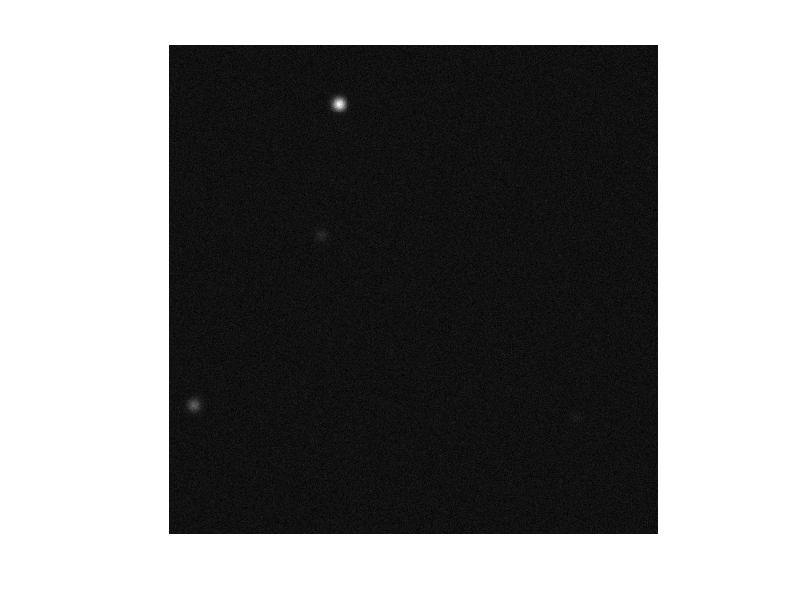

This chart was generated by the following MATLAB code: (Note: this script raises an error after producing the figure.)
% asen6084_hw2v2
close all; clc; clear all;
rng(20220902)
%% Inputs
% 5 objects with photometric SNR
SNR = [ 3 10 30 100 300 ]';
nObjs = numel(SNR);
% Pixel dimensions
mxi_pxl = 500;
mxj_pxl = 500;

m = mxi_pxl * mxj_pxl;
      
% focal distance, aperture diameter, pixel variance, pixel pitch, wavelength 
f_m = 4;
D_m = 0.5;
sig_pxl = 10;
p_m = 1.5E-6;
lam_m = 500E-9;

%% 1. Create Image

% $\sigma_{\theta} - assume 6 sigma theta here assumed here
sixSigTheta_rd = asin(1.22*lam_m*f_m/D_m);

% IFOV
IFOV_rd = 2*atan(p_m/(2*f_m));

% Pixel space theta
sigPsfPixel_pxl = sixSigTheta_rd / (6*IFOV_rd);

% Tracking window params
nSigMult = 10; %<---------ADHOC, prof recommended 6 (good), 10 seems good 12, 15?
               % Note: this will change the repeatable "random" locations
               % because we feed the random number generation different
               % counts
mxiTW_pxl = 2*floor((nSigMult*sigPsfPixel_pxl)/2)+1;
mxjTW_pxl = 2*floor((nSigMult*sigPsfPixel_pxl)/2)+1;
mTW = mxjTW_pxl * mxiTW_pxl;

% Get Number of counts for each object
S = SNR .* sqrt(mTW) .* sig_pxl; % <--- tracking window mTW


% Poisson ratio, given by professor
lambda_poisson = sig_pxl^2;

% Create an image with no noise
IM_noBNoise = zeros(mxj_pxl,mxi_pxl);

% Creat an image background with poisson distribution
%  I_{b}
IM_BNoise   = poissrnd(lambda_poisson,mxi_pxl,mxj_pxl);
imshow(mat2gray(IM_BNoise));

% Image with objs and noise initialization
IM_BNoise_Objs = IM_BNoise; % start here

% Setup data retention for each object's own image
IM_Obj_i = repmat(IM_noBNoise,1,1,nObjs);

% RGB is the synthetic image with markers
RGB = IM_noBNoise;

% The random center coordinates [ x_c,  y_c ]
osi_pxl = zeros(nObjs,2);

% Loop through objects and super position objects
for iObj = 1 : nObjs 
   
   
   % Object origin randomized
   osi_pxl(iObj,:) = [randi(mxi_pxl),randi(mxj_pxl)]; 

   % This object's count
   nCounts = S(iObj);

   % Create the object origin based on the counts i.e. counts= rows
   Osi_pxl = repmat(osi_pxl(iObj,:),nCounts,1);
   
   % Initialize the the objects XY coordinates based on the counts (rows)
   % % REF: a + (b-a)*sig, normal dist between a and b
   XYs1_bar = round(repmat(-sigPsfPixel_pxl,nCounts,2) + ...
      (sigPsfPixel_pxl*2) .* randn(nCounts,2) + Osi_pxl);

   % Loop through the counts and increment 
   for iCount = 1 : nCounts
      % Check if the XYcoord is bound by 500x500 image and positive
      if all([XYs1_bar(iCount,1),XYs1_bar(iCount,2)]>0) && ...
            XYs1_bar(iCount,1)<=mxi_pxl && XYs1_bar(iCount,2)<=mxj_pxl
         % Increment the value of the xy indecies (intensity)
         IM_Obj_i(XYs1_bar(iCount,1),XYs1_bar(iCount,2),iObj) = ...
            IM_Obj_i(XYs1_bar(iCount,1),XYs1_bar(iCount,2),iObj) + 1;
      end
   end

   % Super position images together
   IM_BNoise_Objs = IM_Obj_i(:,:,iObj) + IM_BNoise_Objs;

   % Plot
   %imshow(mat2gray(IM_BNoise_Objs));
   %hold;
   %pause(2.5)
end
% hold off;

% Show the syntheic image
imshow(mat2gray(IM_BNoise_Objs));
h = gca;
h.Visible = 'on';

IM_true = mat2gray(IM_BNoise_Objs);
figure("Name","True Synthetic Image");

OsXY = [osi_pxl(:,2),osi_pxl(:,1)]; % Its a bit funky here but this lines up
RGB = insertMarker(IM_true,OsXY,"plus","Size",12,"Color","magenta");
% hax =  axes('BoxStyle','full');
% ax1 = axes('Position',[0.1 0.1 .6 .6],'Box','on');
% ax2 = axes('Position',[.35 .35 .6 .6],'Box','on');
imshow(RGB)
% imshowpair(IM_true,mat2gray(RGB),'montage');
h = gca;
h.Visible = 'on';
% xticks([0:100:1000]);
% lab = split(num2str([0:100:500,100:100:500]))
% xticklabels(lab);

%% 2. Thresholding & Clustering

% Build Image mask
I_m = nan(size(IM_BNoise_Objs));
nmult = 6;
[ixb, iyb] =find( IM_BNoise_Objs <= (nmult * sig_pxl)  );
I_m(ixb,iyb) = IM_BNoise_Objs(ixb,iyb);
Bhat = median(I_m,"all","omitnan"); % This is the same as lambda
% Bhat = median(IM_true,"all","omitnan"); % This is the same as lambda

% Estimate backgound
% IB_hat = imboxfilt(IM_true,11);
kern_func = @(A) median(A,"all");
% kern_func = @(A) norm(A,1);
% kern_func = @(A) norm(A,2);
% kern_func = @(A) norm(A,"inf");

% Here we would start to iterate over the size of the window? 
nSigMult = 60; %10; % 60
% for nSigMult = 1 : 2 : 10 % This searching which multiplier for the
% tracking window would be good, dont forget the end

mxiTW_pxl = 2*floor((nSigMult*sigPsfPixel_pxl)/2)+1;
mxjTW_pxl = 2*floor((nSigMult*sigPsfPixel_pxl)/2)+1;
mTW = mxjTW_pxl * mxiTW_pxl;

% Subtract the background

% Calculate local mean
% IB_hat = nlfilter(IM_true,[mxiTW_pxl mxjTW_pxl],kern_func);
% IB_hat = mat2gray(IM_BNoise_Objs - kern_func(IM_BNoise_Objs));% - 100);
% IB_hat = IM_BNoise_Objs - Bhat;
IB_hat = IM_BNoise_Objs - Bhat;
IB_hat =  IB_hat + min(IB_hat,[],'all');
idxBhatLtZ = find(IB_hat<0);
IB_hat(idxBhatLtZ) = zeros(size(idxBhatLtZ));

figure("Name","Background Subtracted Image"); imshow(mat2gray(IB_hat))
h = gca;
h.Visible = 'on';
% Plots
figure("Name","True Image next to Background Subtracted Image")
imshowpair(mat2gray(RGB),IB_hat,'montage')
h = gca;
h.Visible = 'on';

% IB_hat = mat2gray(IB_hat);
stdPxlS = floor(std(IB_hat(1:mxiTW_pxl,1:mxjTW_pxl),[],"all"));
% stdPxlS = floor(std(IB_hat,[],"all"));
% avgPxlS = mean(IB_hat,"all");
avgPxlS = mean(IB_hat(1:mxiTW_pxl,1:mxjTW_pxl),"all");
% medPxlS = median(IB_hat,"all");
medPxlS = median(IB_hat(1:mxiTW_pxl,1:mxjTW_pxl),"all");
% IBm = im2bw(IB_hat,1-4.89*stdPxlS);
% idxIBm = im2bw(IB_hat,avgPxlS+4.59*stdPxlS);

%--------------
% Thresholding here
%--------------
% idxIBm = im2bw(mat2gray(IB_hat),1);
% idxIBm = im2bw(IB_hat,avgPxlS);
% idxIBm = find(IB_hat>=(stdPxlS));
idxIBm = find(IB_hat>=(avgPxlS));
% idxIBm = find(IB_hat>=(medPxlS));
% idxIBm = find(IB_hat>0);
% idxIBm = find(IB_hat>= 4*sig_pxl)'


% IB_hat = IM_true;
IB_hat(idxIBm) = ones(size(IB_hat(idxIBm)));
IB_hat(~idxIBm) = zeros(size(IB_hat(~idxIBm)));
figure("Name","Image Threshold Image"); imshow(IB_hat)
h = gca;
h.Visible = 'on';

% sig_n = floor(std(double(IB_hat),0,"all"));
% idxThresh = IB_hat >= (sig_n/3);
% IB_hat(idxThresh) = uint8(0); 

% Plots
figure("Name","True Image next to Threshold Image")
imshowpair(mat2gray(RGB),IB_hat,'montage')
h = gca;
h.Visible = 'on';
xticks(0:100:1000);
lab = split(num2str([0:100:500,100:100:500]));
xticklabels(lab);
title('Truth Image vs Threshold')
% figure("Name","Truth Image diff with Threshold")
% imshowpair(mat2gray(RGB),IB_hat,'diff')
% h = gca;
% h.Visible = 'on';
% title('Truth Image diff Threshold')
% figure("Name","Truth Image diff with Threshold")
% imshowpair(mat2gray(RGB),IB_hat,'falsecolor')
% h = gca;
% h.Visible = 'on';
% title('Truth Image falsecolor nlfilter()')

% end % from iterating on nSigMult for the mTW tracking window

%--------------
% Clustering
%--------------
% IB_hat_flat = IB_hat(:);%IB_hat(:);

[xdetc_pxl,ydetc_pxl] = find(IB_hat);

det_coord_pxl = [xdetc_pxl,ydetc_pxl];
disp('Detection coordinates (first few):')
disp(det_coord_pxl(1:5,:))

% [IdxClust, C] = dbscan(det_coord_pxl,6*sigPsfPixel_pxl,80);
[IdxClust, C] = dbscan(det_coord_pxl,6*sigPsfPixel_pxl,3);
CentroidsHat = calc_centroids_from_clusters(ydetc_pxl,xdetc_pxl,IdxClust,IB_hat);
idxTrueMatchClust = [3 4 2 5];
idxTrueMatchClust = [ 4 3 5 2];
for icent = 1 : numel(CentroidsHat(:,1))
   idxT = idxTrueMatchClust(icent);
   thisAbsErrMag = sqrt(sum((osi_pxl(idxT,:) - CentroidsHat(icent,:)).^2));
   fprintf('Object %d & %7.3f & %7.3f & %7.3f & %7.3f & %7.3f \n',...
      idxT,CentroidsHat(icent,:),osi_pxl(idxT,:),thisAbsErrMag)
%    fprintf('Object %d & %7.3f & %7.3f \\\\ \n',icent,CentroidsHat(icent,:));
end
fprintf('Object %d & n/a & n/a & %7.3f & %7.3f & n/a \n',...
      1,osi_pxl(idxT,:))
%%
figure("Name","Clustering Results")
% scatter(xdetc_pxl,ydetc_pxl,'.k','DisplayName','All Detections');
hold on;
detfig = gscatter(ydetc_pxl,xdetc_pxl,IdxClust);
detfig(1).Color='k';
% detfig(2).Color=[0 1 0];
% detfig(3).Color=[0;139;69]./norm([0;139;69]);%[178;58;238]./norm([178;58;238]);
% detfig(4).Color=[154;205;50]./norm([154;205;50]);%
% detfig(5).Color=[102;205;0]./norm([102;205;0]);%

detfig_ax = gca;
detfig_ax.YDir ="reverse";
legend('Outlier','1st obj','2nd obj','3rd obj','4th obj',Location='northeast')
xlabel(''); ylabel('')

hold on;

plot(CentroidsHat(:,2),CentroidsHat(:,1),'+g','MarkerSize',12,'LineWidth',2,'DisplayName','Est. Centroid');
plot(osi_pxl(:,2),osi_pxl(:,1),'+m','MarkerSize',12,'LineWidth',2,'DisplayName','True Centroid');
axis equal
xlim([0 500])
ylim([0 500])
grid minor;
